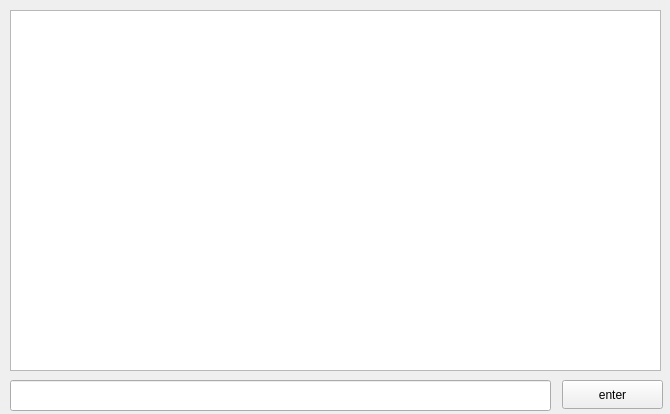
<?xml version="1.0" encoding="UTF-8"?>
<ui version="4.0">
 <class>dev_console</class>
 <widget class="QWidget" name="dev_console">
  <property name="geometry">
   <rect>
    <x>0</x>
    <y>0</y>
    <width>670</width>
    <height>414</height>
   </rect>
  </property>
  <property name="windowTitle">
   <string>Form</string>
  </property>
  <widget class="QLineEdit" name="m_le_command">
   <property name="geometry">
    <rect>
     <x>10</x>
     <y>380</y>
     <width>541</width>
     <height>31</height>
    </rect>
   </property>
  </widget>
  <widget class="QPushButton" name="m_pb_enter_command">
   <property name="geometry">
    <rect>
     <x>562</x>
     <y>380</y>
     <width>101</width>
     <height>29</height>
    </rect>
   </property>
   <property name="text">
    <string>enter</string>
   </property>
  </widget>
  <widget class="QTextEdit" name="m_te_log">
   <property name="geometry">
    <rect>
     <x>10</x>
     <y>10</y>
     <width>651</width>
     <height>361</height>
    </rect>
   </property>
   <property name="textInteractionFlags">
    <set>Qt::LinksAccessibleByKeyboard|Qt::LinksAccessibleByMouse|Qt::TextBrowserInteraction|Qt::TextSelectableByKeyboard|Qt::TextSelectableByMouse</set>
   </property>
  </widget>
 </widget>
 <resources/>
 <connections/>
</ui>
